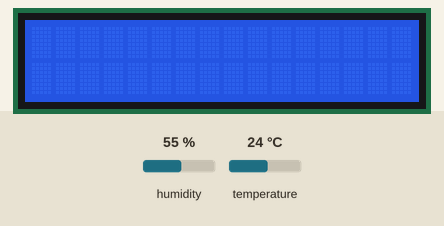
A sketch run on a simulated Arduino Uno, built with avr-gcc and run on an emulated ATmega328P. On the bench: 16×2 character LCD. Inputs (shaded band) come from the test bench; at power-on: humidity 55 %, temperature 24 °C.

Above: at 1.2 s.
1.3 s: humidity set to 22 %
At 5.3 s:
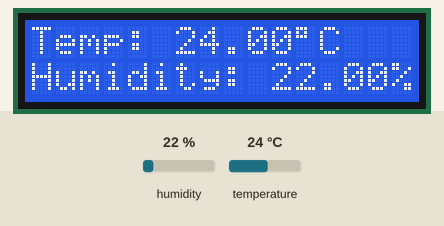
5.6 s: temperature set to 12 °C
At 9.2 s:
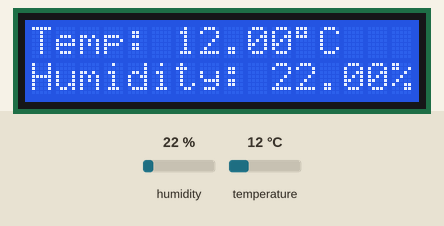
9.6 s: humidity set to 40 %
At 13.1 s:
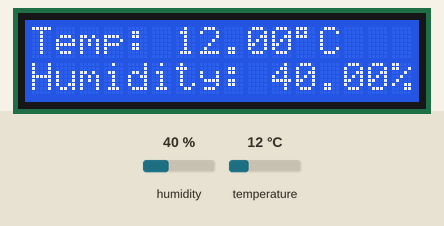
13.7 s: temperature set to 19 °C
At 17.0 s:
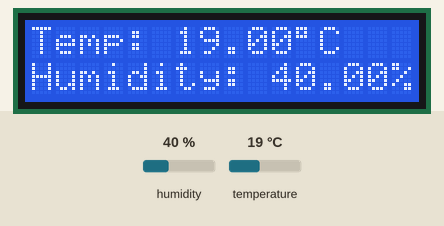
Timing chart, 0 to 18.5 s (numbered marks = the images above; inputs shaded):
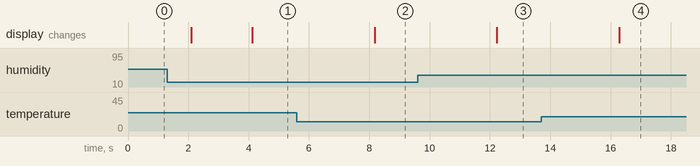

The sketch:

lcd_temp_humid.ino
```cpp
#include <LiquidCrystal.h>
#include <dht.h>

dht DHT;
#define DHT_PIN 9


LiquidCrystal lcd(12,11,5,4,3,2);


void setup(){

  //rows-cols
  lcd.begin(16,2);

}


void loop(){

  int chk = DHT.read11(DHT_PIN);
   delay(2000);
  lcd.setCursor(0,0);
  lcd.print("Temp: ");
  lcd.print(DHT.temperature);
  lcd.print((char)223);
  lcd.print("C");

  lcd.setCursor(0,1);
  lcd.print("Humidity: ");
  lcd.print(DHT.humidity);
  lcd.print("%");

}
```

Measured:
- after the input at 1.3 s, the display: first differs from a run without the input after 2.8 s (image 1)
- after the input at 5.6 s, the display: changes after 2.6 s (image 2)
- after the input at 9.6 s, the display: changes after 2.6 s (image 3)
- after the input at 13.7 s, the display: changes after 2.6 s (image 4)
